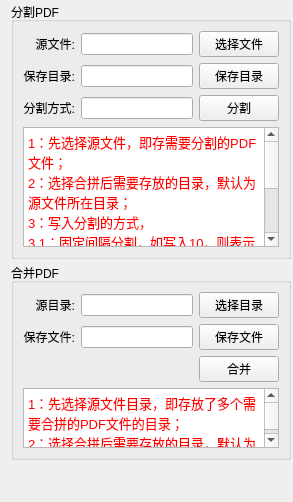
        <widget class="QWidget" name="tab">
         <attribute name="title">
          <string>PDF分割合并</string>
         </attribute>
         <layout class="QGridLayout" name="gridLayout_6">
          <property name="topMargin">
           <number>2</number>
          </property>
          <property name="rightMargin">
           <number>2</number>
          </property>
          <property name="bottomMargin">
           <number>2</number>
          </property>
          <property name="spacing">
           <number>4</number>
          </property>
          <item row="0" column="0">
           <widget class="QGroupBox" name="groupBox">
            <property name="sizePolicy">
             <sizepolicy hsizetype="Preferred" vsizetype="Maximum">
              <horstretch>0</horstretch>
              <verstretch>0</verstretch>
             </sizepolicy>
            </property>
            <property name="title">
             <string>分割PDF</string>
            </property>
            <layout class="QVBoxLayout" name="verticalLayout_2">
             <item>
              <layout class="QGridLayout" name="gridLayout_2">
               <item row="1" column="1">
                <widget class="QLineEdit" name="lineEdit_separate_destination"/>
               </item>
               <item row="0" column="0">
                <widget class="QLabel" name="label">
                 <property name="text">
                  <string>源文件:</string>
                 </property>
                 <property name="alignment">
                  <set>Qt::AlignRight|Qt::AlignTrailing|Qt::AlignVCenter</set>
                 </property>
                </widget>
               </item>
               <item row="0" column="1">
                <widget class="QLineEdit" name="lineEdit_separate_source"/>
               </item>
               <item row="1" column="2">
                <widget class="QPushButton" name="pushButton_separate_destination">
                 <property name="text">
                  <string>保存目录</string>
                 </property>
                </widget>
               </item>
               <item row="0" column="2">
                <widget class="QPushButton" name="pushButton_separate_source">
                 <property name="text">
                  <string>选择文件</string>
                 </property>
                </widget>
               </item>
               <item row="1" column="0">
                <widget class="QLabel" name="label_2">
                 <property name="text">
                  <string>保存目录:</string>
                 </property>
                 <property name="alignment">
                  <set>Qt::AlignRight|Qt::AlignTrailing|Qt::AlignVCenter</set>
                 </property>
                </widget>
               </item>
               <item row="2" column="2">
                <widget class="QPushButton" name="pushButton_separate">
                 <property name="text">
                  <string>分割</string>
                 </property>
                </widget>
               </item>
               <item row="2" column="1">
                <widget class="QLineEdit" name="lineEdit_separate_pattern"/>
               </item>
               <item row="2" column="0">
                <widget class="QLabel" name="label_3">
                 <property name="text">
                  <string>分割方式:</string>
                 </property>
                 <property name="alignment">
                  <set>Qt::AlignRight|Qt::AlignTrailing|Qt::AlignVCenter</set>
                 </property>
                </widget>
               </item>
              </layout>
             </item>
             <item>
              <widget class="QTextBrowser" name="textBrowser_2">
               <property name="minimumSize">
                <size>
                 <width>0</width>
                 <height>120</height>
                </size>
               </property>
               <property name="maximumSize">
                <size>
                 <width>16777215</width>
                 <height>120</height>
                </size>
               </property>
               <property name="html">
                <string>&lt;!DOCTYPE HTML PUBLIC &quot;-//W3C//DTD HTML 4.0//EN&quot; &quot;http://www.w3.org/TR/REC-html40/strict.dtd&quot;&gt;
&lt;html&gt;&lt;head&gt;&lt;meta name=&quot;qrichtext&quot; content=&quot;1&quot; /&gt;&lt;style type=&quot;text/css&quot;&gt;
p, li { white-space: pre-wrap; }
&lt;/style&gt;&lt;/head&gt;&lt;body style=&quot; font-family:'SimSun'; font-size:9pt; font-weight:400; font-style:normal;&quot;&gt;
&lt;p style=&quot; margin-top:0px; margin-bottom:0px; margin-left:0px; margin-right:0px; -qt-block-indent:0; text-indent:0px;&quot;&gt;&lt;span style=&quot; font-size:10pt; color:#ff0000;&quot;&gt;1：先选择源文件，即存需要分割的PDF文件；&lt;/span&gt;&lt;/p&gt;
&lt;p style=&quot; margin-top:0px; margin-bottom:0px; margin-left:0px; margin-right:0px; -qt-block-indent:0; text-indent:0px;&quot;&gt;&lt;span style=&quot; font-size:10pt; color:#ff0000;&quot;&gt;2：选择合拼后需要存放的目录，默认为源文件所在目录；&lt;/span&gt;&lt;/p&gt;
&lt;p style=&quot; margin-top:0px; margin-bottom:0px; margin-left:0px; margin-right:0px; -qt-block-indent:0; text-indent:0px;&quot;&gt;&lt;span style=&quot; font-size:10pt; color:#ff0000;&quot;&gt;3：写入分割的方式，&lt;/span&gt;&lt;/p&gt;
&lt;p style=&quot; margin-top:0px; margin-bottom:0px; margin-left:0px; margin-right:0px; -qt-block-indent:0; text-indent:0px;&quot;&gt;&lt;span style=&quot; font-size:10pt; color:#ff0000;&quot;&gt;3.1：固定间隔分割，如写入10，则表示每隔10分割为一份；&lt;/span&gt;&lt;/p&gt;
&lt;p style=&quot; margin-top:0px; margin-bottom:0px; margin-left:0px; margin-right:0px; -qt-block-indent:0; text-indent:0px;&quot;&gt;&lt;span style=&quot; font-size:10pt; color:#ff0000;&quot;&gt;3.2：指定页码分割，多个页码由;隔开，如1-10;20-24;25-; 则表示1-10分割为一份；20-24分割为一份，25到最后分割为一份；&lt;/span&gt;&lt;/p&gt;&lt;/body&gt;&lt;/html&gt;</string>
               </property>
              </widget>
             </item>
            </layout>
           </widget>
          </item>
          <item row="1" column="0">
           <widget class="QGroupBox" name="groupBox_2">
            <property name="sizePolicy">
             <sizepolicy hsizetype="Preferred" vsizetype="Maximum">
              <horstretch>0</horstretch>
              <verstretch>0</verstretch>
             </sizepolicy>
            </property>
            <property name="title">
             <string>合并PDF</string>
            </property>
            <layout class="QVBoxLayout" name="verticalLayout">
             <item>
              <layout class="QGridLayout" name="gridLayout">
               <item row="0" column="0">
                <widget class="QLabel" name="label_4">
                 <property name="text">
                  <string>源目录:</string>
                 </property>
                 <property name="alignment">
                  <set>Qt::AlignRight|Qt::AlignTrailing|Qt::AlignVCenter</set>
                 </property>
                </widget>
               </item>
               <item row="0" column="1">
                <widget class="QLineEdit" name="lineEdit_merge_source_dir"/>
               </item>
               <item row="0" column="2">
                <widget class="QPushButton" name="pushButton_merge_source">
                 <property name="text">
                  <string>选择目录</string>
                 </property>
                </widget>
               </item>
               <item row="1" column="0">
                <widget class="QLabel" name="label_5">
                 <property name="text">
                  <string>保存文件:</string>
                 </property>
                 <property name="alignment">
                  <set>Qt::AlignRight|Qt::AlignTrailing|Qt::AlignVCenter</set>
                 </property>
                </widget>
               </item>
               <item row="1" column="1">
                <widget class="QLineEdit" name="lineEdit_merge_save"/>
               </item>
               <item row="1" column="2">
                <widget class="QPushButton" name="pushButton_merge_save">
                 <property name="text">
                  <string>保存文件</string>
                 </property>
                </widget>
               </item>
               <item row="2" column="2">
                <widget class="QPushButton" name="pushButton_merge">
                 <property name="text">
                  <string>合并</string>
                 </property>
                </widget>
               </item>
              </layout>
             </item>
             <item>
              <widget class="QTextBrowser" name="textBrowser">
               <property name="maximumSize">
                <size>
                 <width>16777215</width>
                 <height>60</height>
                </size>
               </property>
               <property name="html">
                <string>&lt;!DOCTYPE HTML PUBLIC &quot;-//W3C//DTD HTML 4.0//EN&quot; &quot;http://www.w3.org/TR/REC-html40/strict.dtd&quot;&gt;
&lt;html&gt;&lt;head&gt;&lt;meta name=&quot;qrichtext&quot; content=&quot;1&quot; /&gt;&lt;style type=&quot;text/css&quot;&gt;
p, li { white-space: pre-wrap; }
&lt;/style&gt;&lt;/head&gt;&lt;body style=&quot; font-family:'SimSun'; font-size:9pt; font-weight:400; font-style:normal;&quot;&gt;
&lt;p style=&quot; margin-top:0px; margin-bottom:0px; margin-left:0px; margin-right:0px; -qt-block-indent:0; text-indent:0px;&quot;&gt;&lt;span style=&quot; font-size:10pt; color:#ff0000;&quot;&gt;1：先选择源文件目录，即存放了多个需要合拼的PDF文件的目录；&lt;/span&gt;&lt;/p&gt;
&lt;p style=&quot; margin-top:0px; margin-bottom:0px; margin-left:0px; margin-right:0px; -qt-block-indent:0; text-indent:0px;&quot;&gt;&lt;span style=&quot; font-size:10pt; color:#ff0000;&quot;&gt;2：选择合拼后需要存放的目录，默认为源文件目录；&lt;/span&gt;&lt;/p&gt;&lt;/body&gt;&lt;/html&gt;</string>
               </property>
              </widget>
             </item>
            </layout>
           </widget>
          </item>
          <item row="2" column="0">
           <spacer name="verticalSpacer">
            <property name="orientation">
             <enum>Qt::Vertical</enum>
            </property>
            <property name="sizeHint" stdset="0">
             <size>
              <width>20</width>
              <height>40</height>
             </size>
            </property>
           </spacer>
          </item>
         </layout>
        </widget>
